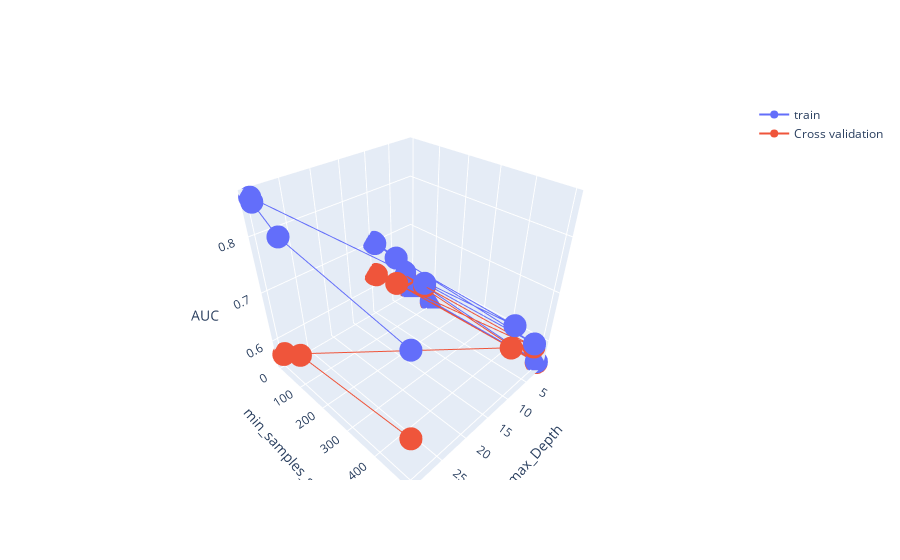

Notebook source saved alongside this figure:
### Code cell
# https://plot.ly/python/3d-axes/
z1 = results['mean_train_score'].values 
z2 = results['mean_test_score'].values
trace1 = go.Scatter3d(x=max_depth_x,y=min_samples_split_y,z=z1, name = 'train')
trace2 = go.Scatter3d(x=max_depth_x,y=min_samples_split_y,z=z2, name = 'Cross validation')
data = [trace1, trace2]

layout = go.Layout(scene = dict(
        xaxis = dict(title='max_Depth'),
        yaxis = dict(title='min_samples_split'),
        zaxis = dict(title='AUC'),))

fig = go.Figure(data=data, layout=layout)
offline.iplot(fig, filename='3d-scatter-colorscale')

### Figure 1 — Plotly figure (JSON) as saved in the notebook; plotly's stock layout.template omitted (floating-point values rounded to 4 significant figures)
{"data": [{"name": "train", "type": "scatter3d", "x": [1, 1, 1, 1, 3, 3, 3, 3, 10, 10, 10, 10, 30, 30, 30, 30], "y": [5, 10, 100, 500, 5, 10, 100, 500, 5, 10, 100, 500, 5, 10, 100, 500], "z": [0.5522, 0.5522, 0.5522, 0.5522, 0.6074, 0.6074, 0.6074, 0.6074, 0.706, 0.7046, 0.6979, 0.6908, 0.8617, 0.8553, 0.8233, 0.7829]}, {"name": "Cross validation", "type": "scatter3d", "x": [1, 1, 1, 1, 3, 3, 3, 3, 10, 10, 10, 10, 30, 30, 30, 30], "y": [5, 10, 100, 500, 5, 10, 100, 500, 5, 10, 100, 500, 5, 10, 100, 500], "z": [0.55, 0.55, 0.55, 0.55, 0.6006, 0.6006, 0.6006, 0.6006, 0.6356, 0.6363, 0.6437, 0.647, 0.5693, 0.5736, 0.6073, 0.6317]}], "layout": {"scene": {"xaxis": {"title": {"text": "max_Depth"}}, "yaxis": {"title": {"text": "min_samples_split"}}, "zaxis": {"title": {"text": "AUC"}}}}}
